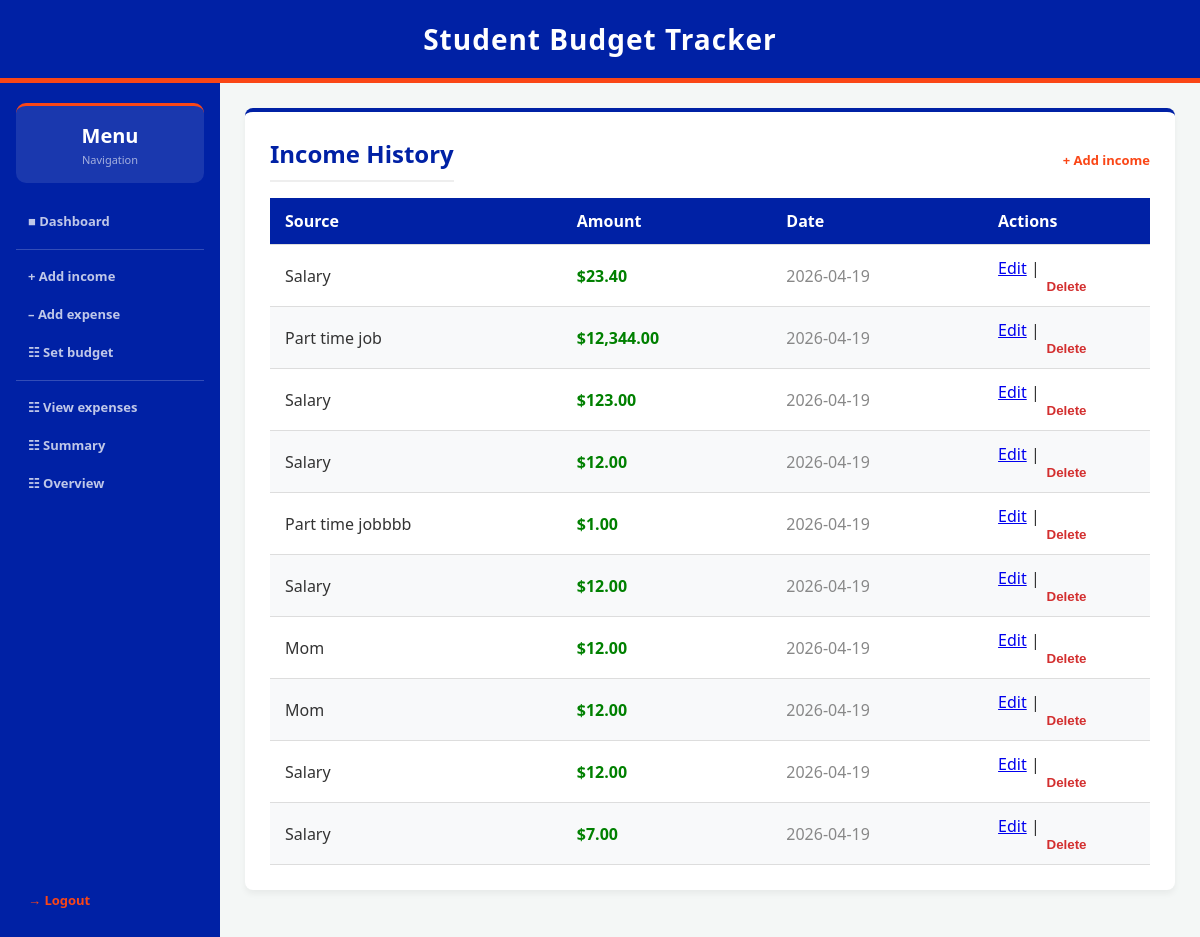
The app's page /add_income?history=1 (signed in), older data.
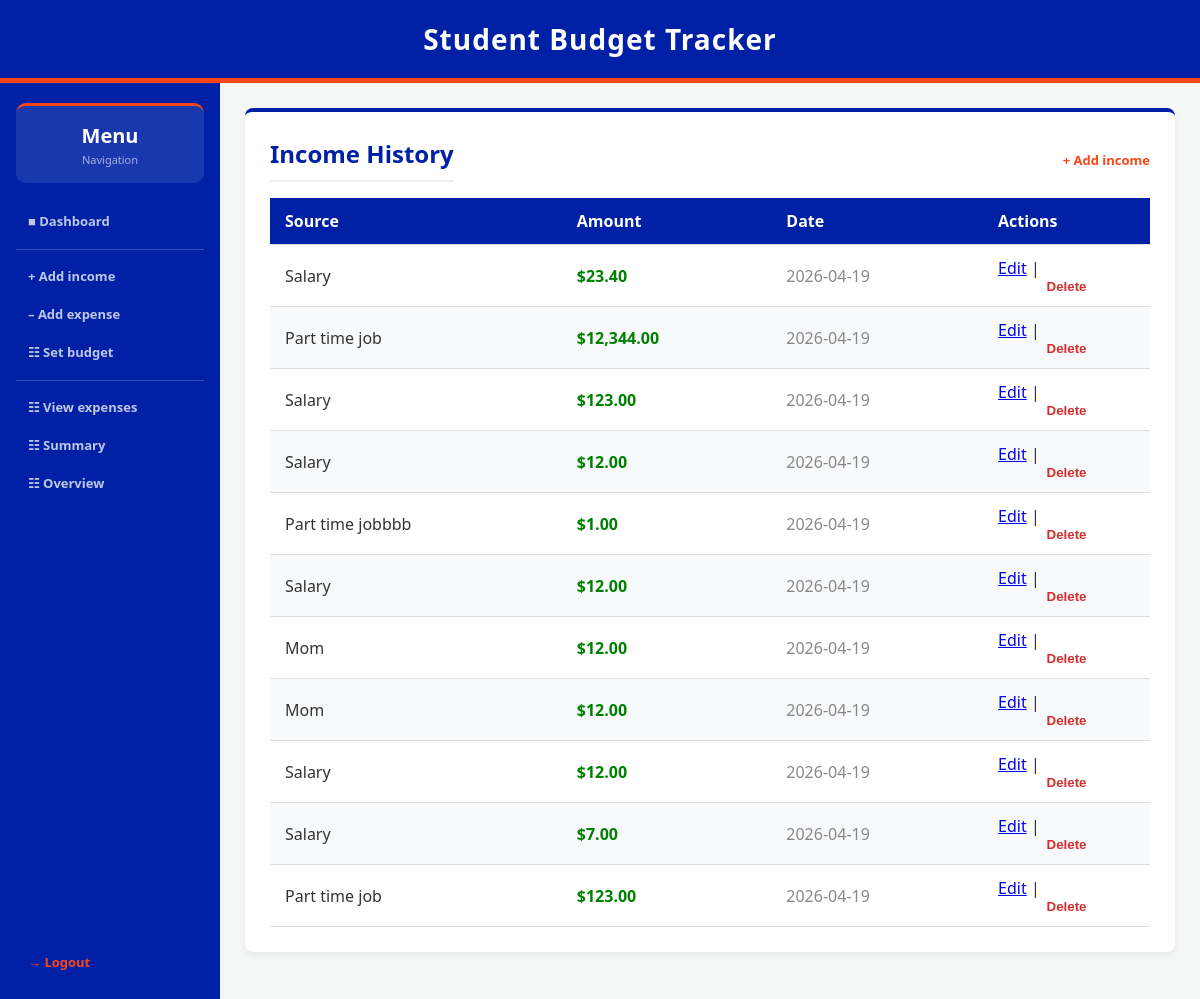
The same page, newer data.
### tables this page shows
CREATE TABLE incomes (
    income_id INTEGER PRIMARY KEY AUTOINCREMENT,
    user_id INTEGER NOT NULL,
    source TEXT NOT NULL,
    amount REAL NOT NULL,
    date TIMESTAMP DEFAULT CURRENT_TIMESTAMP,
    FOREIGN KEY (user_id) REFERENCES users (id)
);

### app.py (the view, shortened to what this page needs)
@app.route('/add_income', methods=['GET', 'POST'])
def add_income():
    if 'user_id' not in session:
        return redirect(url_for('login'))
    show_history = request.args.get('history') == '1'
    incomes = data_manager.get_incomes(session['user_id']) if show_history else []
    return render_template('add_income.html', show_history=show_history, incomes=incomes)

### data_manager.py (called while the page is built)
def get_db_connection():
    return sqlite3.connect(DB_NAME)

def get_incomes(user_id):
    connection = get_db_connection()
    cursor = connection.cursor()
    cursor.execute("SELECT * FROM incomes WHERE user_id = ?", (user_id,))
    incomes = cursor.fetchall()
    connection.close()
    return incomes

### templates/add_income.html (shortened to what this page needs)
{% extends "layout.html" %}
{% block content %}
{% if show_history %}
<div class="card">
    <div style="display:flex; justify-content:space-between; align-items:center; margin-bottom:1rem;">
        <h2 style="margin:0;">Income History</h2>
        <a href="{{ url_for('add_income') }}" class="cta-link" style="font-size:13px;">+ Add income</a>
    </div>
    {% if incomes %}
    <table>
        <thead>
            <tr>
                <th>Source</th>
                <th>Amount</th>
                <th>Date</th>
                <th>Actions</th>
            </tr>
        </thead>
        <tbody>
            {% for income in incomes %}
            <tr>
                <td>{{ income[2]|capitalize }}</td>
                <td style="color: green; font-weight: bold;">${{ "{:,.2f}".format(income[3]|float) }}</td>
                <td style="color: #888;">{{ income[4][:10] }}</td>
                <td>
                    <a href="{{ url_for('edit_income', income_id=income[0]) }}">Edit</a> |
                    <form method="POST" action="{{ url_for('delete_income', income_id=income[0]) }}" style="display:inline;">
                        <button type="submit" style="background:none;border:none;color:#d32f2f;font-weight:bold;cursor:pointer;padding:0;">Delete</button>
                    </form>
                </td>
            </tr>
            {% endfor %}
        </tbody>
    </table>
    {% else %}
        <p>No income logged yet.</p>
    {% endif %}
</div>
{% endif %}
{% endblock %}

Row changes from the older to the newer data that the page shows:
added incomes: source "Part time job", amount "123.00", date "2026-04-19"
